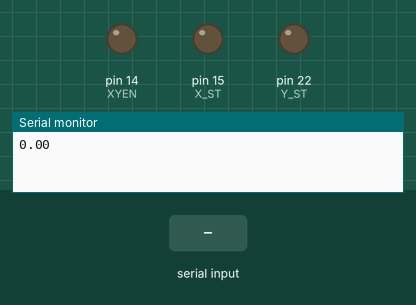
Simulated run of this sketch. Board: Arduino Mega 2560, built with avr-gcc and run on an emulated ATmega2560. On the bench: output pins drawn as LEDs (lit = HIGH), the last lines printed to the serial monitor. The inputs (shaded band) are chosen by the test bench. Pins used as bus, display or sensor lines are not drawn.

Above: at 1.2 s.
1.3 s: "30,150\n" received over Serial
At 2.8 s:
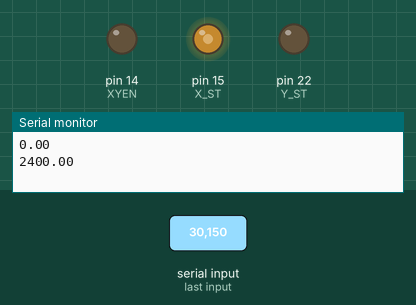
At 4.9 s:
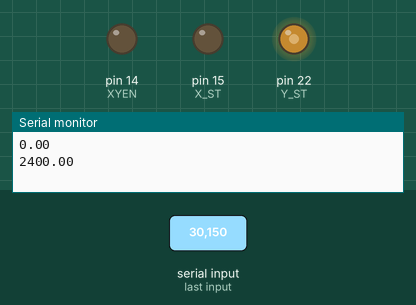
Timing chart, 0 to 10.2 s (numbered marks = the images above; inputs shaded):
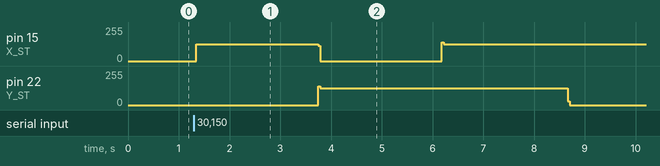

The sketch:

DrawingTriangle.ino
```cpp
#define X_DI 21
#define X_ST 15
#define Y_DI 23
#define Y_ST 22
#define XYEN 14

int needLen;
double XYlen;

void setup() {
  Serial.begin(9600);

  pinMode(X_DI, OUTPUT);
  pinMode(X_ST, OUTPUT);
  pinMode(Y_DI, OUTPUT);
  pinMode(Y_ST, OUTPUT);
  pinMode(XYEN, OUTPUT);

  digitalWrite(XYEN, LOW);
}

void loop() {
  needLen = Serial.parseInt();
  XYlen = needLen *80 ;
  Serial.println(XYlen);

  DrawTriangle();
}

void DrawTriangle(){
  digitalWrite(X_DI, HIGH);
  doMoveX();
  digitalWrite(Y_DI, HIGH);
  doMoveY();

  digitalWrite(X_DI, LOW);
  digitalWrite(Y_DI, LOW);
  doMoveCross();
}

void doMoveX(){
  for(int i = 0; i<XYlen;i++){
    digitalWrite(X_ST, HIGH);
    delayMicroseconds(500);
    digitalWrite(X_ST, LOW);
    delayMicroseconds(500);
  }
}

void doMoveY(){
  for(int i = 0; i<XYlen;i++){
    digitalWrite(Y_ST, HIGH);
    delayMicroseconds(500);
    digitalWrite(Y_ST, LOW);
    delayMicroseconds(500);
  }
}

void doMoveCross(){
  for(int i = 0; i<XYlen;i++){
    digitalWrite(X_ST, HIGH);
    digitalWrite(Y_ST, HIGH);
    delayMicroseconds(500);
    digitalWrite(X_ST, LOW);
    digitalWrite(Y_ST, LOW);
    delayMicroseconds(500);
  }
}
```

Measured:
- after the input at 1.3 s, pin 15 (X_ST): 0/255 → 127/255 after 0.05 s, → 0/255 2.4 s later, → 126/255 2.4 s later; pin 22 (Y_ST): 0/255 → 126/255 after 2.4 s, → 0/255 4.9 s later
